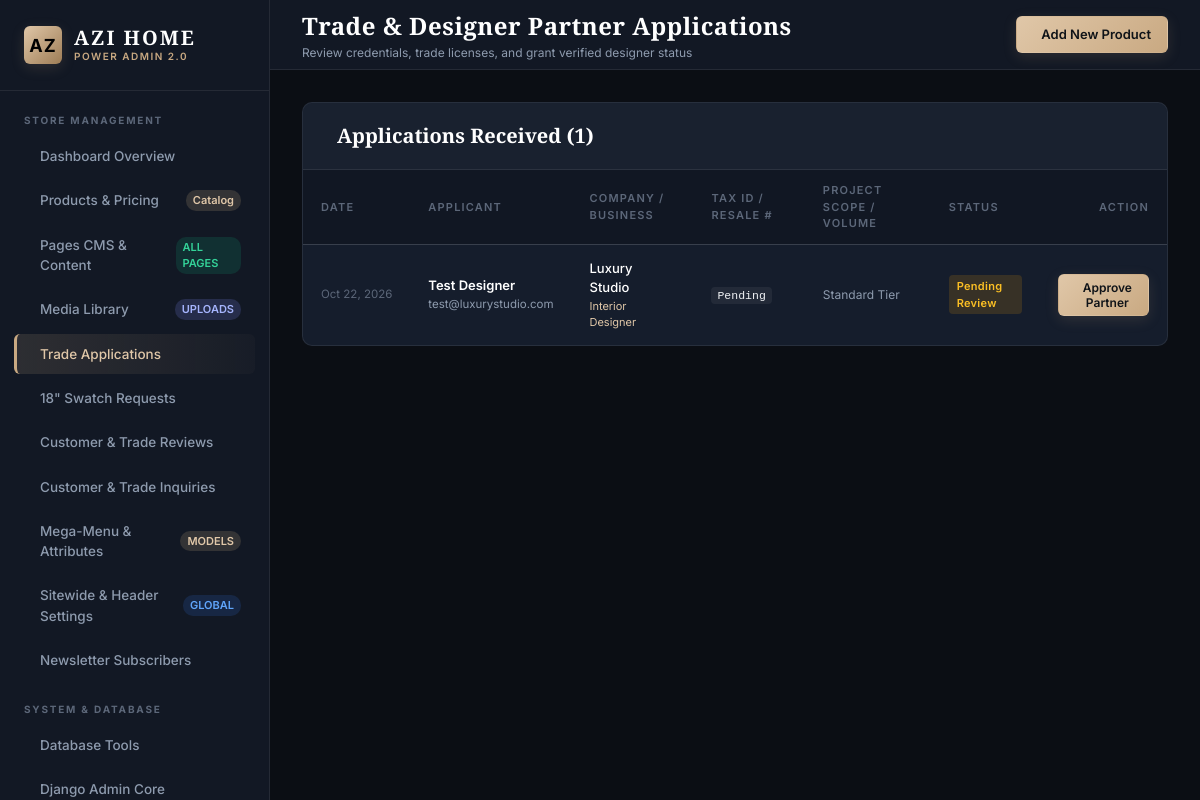
Screenshot of /dashboard/trade-applications/ (signed in) with the database file from the repository.
### storefront/models.py (models this page shows, shortened)
class TradeApplication(models.Model):
    first_name = models.CharField(max_length=100)
    last_name = models.CharField(max_length=100)
    company = models.CharField(max_length=150)
    email = models.EmailField()
    phone = models.CharField(max_length=50, blank=True)
    business_type = models.CharField(max_length=100, default='Interior Designer')
    website = models.URLField(blank=True)
    tax_id = models.CharField(max_length=100, blank=True)
    address = models.CharField(max_length=255, blank=True)
    city = models.CharField(max_length=100, blank=True)
    state = models.CharField(max_length=100, blank=True)
    notes = models.TextField(blank=True)
    approved = models.BooleanField(default=False)
    created_at = models.DateTimeField(auto_now_add=True)

### storefront/dashboard_views.py (the view)
# urls.py: path('dashboard/trade-applications/', dashboard_views.dashboard_trade_apps, name='dashboard_trade_apps'),
def dashboard_trade_apps(request):
    if not check_admin_auth(request):
        return redirect('storefront:dashboard_login')
    apps = TradeApplication.objects.order_by('-id')
    return render(request, 'storefront/dashboard/trade_apps.html', {
        'active_tab': 'trade_apps',
        'applications': apps,
    })

### storefront/dashboard_views.py (called while the page is built)
def check_admin_auth(request):
    return request.user.is_authenticated and request.user.is_staff or request.session.get('demo_admin_logged_in', False)

### storefront/models.py (called while the page is built)
    @classmethod
    def get_settings(cls):
        obj, _ = cls.objects.get_or_create(id=1)
        return obj

### storefront/templates/storefront/dashboard/trade_apps.html (shortened to what this page needs)
{% extends "storefront/dashboard/layout.html" %}
{% block page_title %}Trade & Designer Partner Applications{% endblock %}
{% block page_subtitle %}Review credentials, trade licenses, and grant verified designer status{% endblock %}
{% block content %}
<div class="panel">
  <div class="panel-header">
    <div class="panel-title">
      <span>Applications Received ({{ applications|length }})</span>
    </div>
  </div>
  <div class="data-table-wrapper">
    <table class="data-table">
      <thead>
        <tr>
          <th>Date</th>
          <th>Applicant</th>
          <th>Company / Business</th>
          <th>Tax ID / Resale #</th>
          <th>Project Scope / Volume</th>
          <th>Status</th>
          <th style="text-align: right;">Action</th>
        </tr>
      </thead>
      <tbody>
        {% for app in applications %}
          <tr>
            <td style="font-size: 11.5px; color: var(--text-dim); white-space: nowrap;">
              {{ app.created_at|date:"M d, Y" }}
            </td>
            <td>
              <div style="font-weight: 600; color: #FFF;">{{ app.first_name }} {{ app.last_name }}</div>
              <div style="font-size: 11.5px; color: var(--text-muted);"> {{ app.email }}</div>
            </td>
            <td>
              <div style="font-weight: 500; color: #FFF;">{{ app.company }}</div>
              <div style="font-size: 11px; color: var(--gold-light);">{{ app.business_type|default:"Design Studio" }}</div>
            </td>
            <td>
              <code style="background: rgba(255,255,255,0.06); padding: 2px 6px; border-radius: 4px; font-size: 11.5px;">{{ app.tax_id|default:"Pending" }}</code>
            </td>
            <td style="color: var(--text-muted); font-size: 12px;">
              {{ app.annual_volume|default:"Standard Tier" }}
            </td>
            <td>
              {% if app.approved %}
                <span class="badge badge-success"><i class="ri-check-line"></i> Approved</span>
              {% else %}
                <span class="badge badge-warning"> Pending Review</span>
              {% endif %}
            </td>
            <td style="text-align: right;">
              <form method="POST" action="{% url 'storefront:dashboard_trade_toggle_approve' app.id %}" style="display: inline;">
                <button type="submit" class="btn {% if app.approved %}btn-secondary{% else %}btn-gold{% endif %} btn-sm">
                  {% if app.approved %}
                    <i class="ri-close-line"></i> Revoke
                  {% else %}
                     Approve Partner
                  {% endif %}
                </button>
              </form>
            </td>
          </tr>
        {% empty %}
          <tr>
            <td colspan="7" style="text-align: center; color: var(--text-dim); padding: 40px;">
              No trade partner applications in the database yet. Test the application form at <a href="{% url 'storefront:trade' %}" target="_blank" style="color: var(--gold-light);">/become-a-partner/</a>.
            </td>
          </tr>
        {% endfor %}
      </tbody>
    </table>
  </div>
</div>
{% endblock %}

### storefront/templates/storefront/dashboard/layout.html (style rules this page uses)
:root { --bg-dark: #0B0E14; --bg-surface: #121824; --bg-surface-elevated: #182030; --bg-card: #151D2C; --border-color: rgba(255, 255, 255, 0.08); --border-focus: rgba(200, 162, 122, 0.5); --gold-primary: #C9A982; --gold-light: #E0C7A8; --gold-dark: #9E7D56; --gold-glow: rgba(201, 169, 130, 0.15); --text-main: #F0F2F5; --text-muted: #8E9BAE; --text-dim: #5C6779; --accent-success: #10B981; --accent-warning: #F59E0B; --accent-danger: #EF4444; --accent-info: #3B82F6; --font-heading: 'Cormorant Garamond', Georgia, serif; --font-body: 'Inter', system-ui, -apple-system, sans-serif; --radius-sm: 6px; --radius-md: 10px; --radius-lg: 16px; --sidebar-width: 270px; }
* { box-sizing: border-box; margin: 0; padding: 0; }
body { background-color: var(--bg-dark); color: var(--text-main); font-family: var(--font-body); font-size: 14px; line-height: 1.5; min-height: 100vh; display: flex; }
.btn { display: inline-flex; align-items: center; gap: 8px; padding: 8px 16px; border-radius: var(--radius-sm); font-size: 13px; font-weight: 600; text-decoration: none; cursor: pointer; transition: all 0.2s ease; border: 1px solid transparent; font-family: inherit; }
.btn-gold { background: linear-gradient(135deg, var(--gold-light), var(--gold-primary)); color: #0F1318; box-shadow: 0 4px 14px var(--gold-glow); }
.btn-sm { padding: 5px 10px; font-size: 12px; }
.panel { background: var(--bg-card); border: 1px solid var(--border-color); border-radius: var(--radius-md); margin-bottom: 28px; overflow: hidden; }
.panel-header { padding: 18px 24px; border-bottom: 1px solid var(--border-color); display: flex; align-items: center; justify-content: space-between; background: rgba(255, 255, 255, 0.015); }
.panel-title { font-family: var(--font-heading); font-size: 20px; font-weight: 600; color: #FFF; display: flex; align-items: center; gap: 10px; }
.data-table-wrapper { overflow-x: auto; }
.data-table { width: 100%; border-collapse: collapse; text-align: left; }
.data-table th { padding: 12px 18px; font-size: 11px; text-transform: uppercase; letter-spacing: 1.2px; color: var(--text-dim); font-weight: 600; border-bottom: 1px solid var(--border-color); background: rgba(0, 0, 0, 0.2); }
.data-table td { padding: 14px 18px; border-bottom: 1px solid var(--border-color); font-size: 13px; color: var(--text-main); vertical-align: middle; }
.data-table tr:last-child td { border-bottom: none; }
.badge { display: inline-flex; align-items: center; padding: 3px 8px; border-radius: 4px; font-size: 11px; font-weight: 600; letter-spacing: 0.3px; }
.badge-warning { background: rgba(245, 158, 11, 0.15); color: #FBBF24; }

### rows the page displays
TradeApplication: created_at "Oct 22, 2026", first_name "Test", last_name "Designer", email "test@luxurystudio.com", company "Luxury Studio", business_type "Interior Designer", tax_id "Pending", annual_volume "Standard Tier", approved "Pending Review"

### other values shown
{{ total_products|default:"Catalog" }} "Catalog"
{{ applications|length }} "1"
